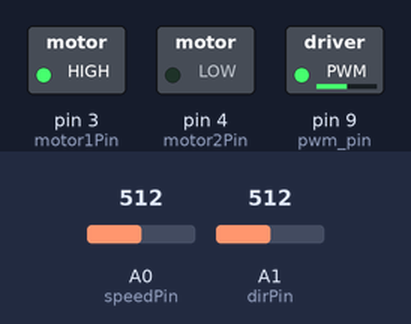
The sketch below on a simulated Arduino Uno, built with avr-gcc and run on an emulated ATmega328P. On the bench: switched loads named in the sketch (green lamp = pin HIGH). The inputs (shaded band) are chosen by the test bench; at power-on: A0 (speedPin) = 512, A1 (dirPin) = 512.

Above: at 1.2 s.
1.3 s: A0 (speedPin) set to 716
At 1.8 s:
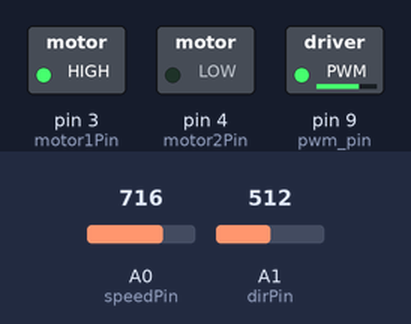
2.8 s: A1 (dirPin) set to 503
At 4.0 s:
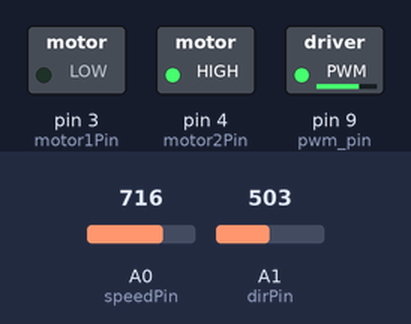
4.3 s: A0 (speedPin) set to 900
At 5.2 s:
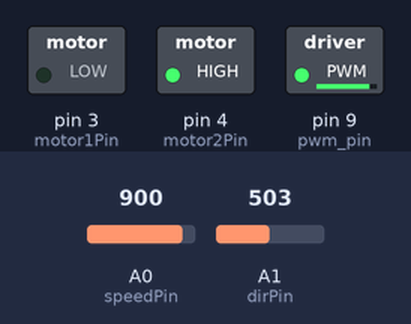
5.8 s: A1 (dirPin) set to 522
At 6.4 s:
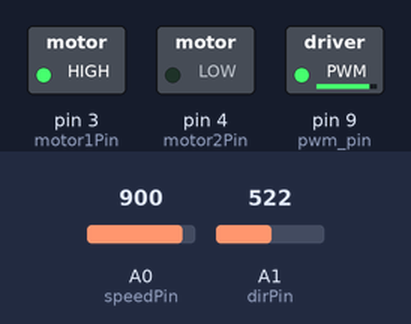
7.3 s: A0 (speedPin) set to 122
At 8.5 s:
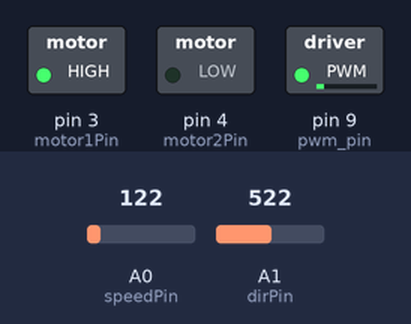
8.8 s: A1 (dirPin) set to 511
At 9.9 s:
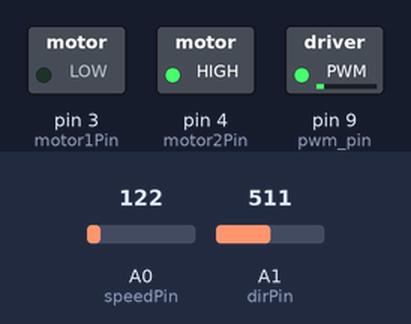
Timing chart, 0 to 11.3 s (numbered marks = the images above; inputs shaded):
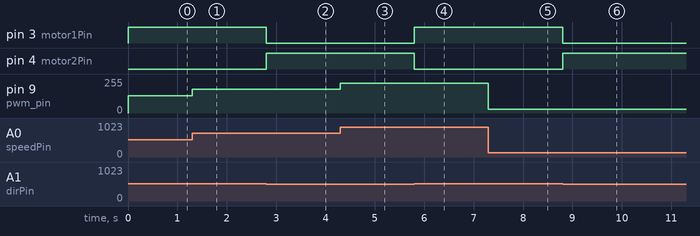

The sketch:

DC_motor_hbridge.ino
```cpp
// DC motor speed with h-bridge and potentiometers

int pwm_pin = 9; // PWM pin for motor (i.e speed)
int speedPin = 0;
int speedVal = 0;
int dirPin = 1;
int dirVal = 0;
int motor1Pin = 3;    // H-bridge leg 1
int motor2Pin = 4;    // H-bridge leg 2

void setup() {
pinMode(motor1Pin, OUTPUT);
pinMode(motor2Pin, OUTPUT);
pinMode(pwm_pin, OUTPUT);
pinMode(speedPin, INPUT); // 1st pot control speed
pinMode(dirPin, INPUT); //2nd pot control direction
}

void clockwise(){
  digitalWrite(motor1Pin, LOW);
  digitalWrite(motor2Pin, HIGH);
}

void anti_clockwise(){
  digitalWrite(motor2Pin, LOW);
  digitalWrite(motor1Pin, HIGH);
}

void loop() {
speedVal = analogRead(speedPin) / 4;
analogWrite(pwm_pin, speedVal);
dirVal = analogRead(dirPin);

  if (dirVal > 0 && dirVal < 512){
    clockwise();
    } else {
    anti_clockwise();
    }
 }
```

Measured:
- the behaviour switches between 512 and 511 on A1 (dirPin) (found by bisection; images 1 and 2)
- after the input at 1.3 s, pin 9 (pwm_pin): 128/255 → 179/255 at once
- after the input at 2.8 s, pin 3 (motor1Pin): HIGH → LOW at once; pin 4 (motor2Pin): LOW → HIGH at once
- after the input at 4.3 s, pin 9 (pwm_pin): 179/255 → 225/255 at once
- after the input at 5.8 s, pin 3 (motor1Pin): LOW → HIGH at once; pin 4 (motor2Pin): HIGH → LOW at once
- after the input at 7.3 s, pin 9 (pwm_pin): 225/255 → 30/255 at once
- after the input at 8.8 s, pin 3 (motor1Pin): HIGH → LOW at once; pin 4 (motor2Pin): LOW → HIGH at once
